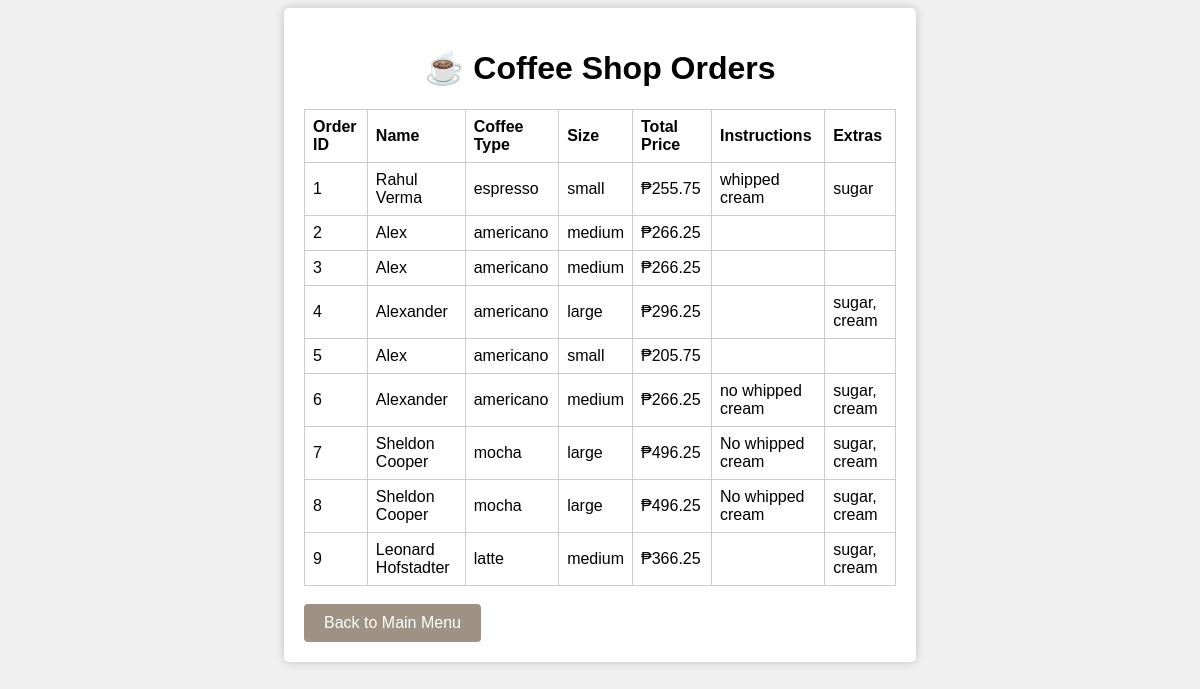
Screenshot of /week-5/pages/show.php with the database file from the repository.
### tables this page shows
CREATE TABLE `orders` (
  `orderID` int(11) NOT NULL,
  `name` varchar(255) NOT NULL,
  `coffeeType` varchar(255) DEFAULT NULL,
  `size` varchar(255) DEFAULT NULL,
  `totalPrice` float DEFAULT NULL,
  `instructions` varchar(255) DEFAULT NULL,
  `extras` varchar(255) DEFAULT NULL
);

### week-5/orders/show_order.php (the view, shortened to what this page needs)
<?php
include "../database/database.php";
try {
    $conn = new PDO("mysql:host=$db_host;dbname=$db_name", $db_username, $db_password);
    $conn->setAttribute(PDO::ATTR_ERRMODE, PDO::ERRMODE_EXCEPTION);
    $stmt = $conn->prepare("SELECT * FROM orders");
    $stmt->execute();
    $results = $stmt->fetchAll();
    foreach ($results as $result) {
        echo "<tr>";
        echo "<td>" . $result['orderID'] . "</td>";
        echo "<td>" . $result['name'] . "</td>";
        echo "<td>" . $result['coffeeType'] . "</td>";
        echo "<td>" . $result['size'] . "</td>";
        echo "<td>₱" . number_format($result['totalPrice'], 2) . "</td>";
        echo "<td>" . $result['instructions'] . "</td>";
        echo "<td>" . $result['extras'] . "</td>";
        echo "</tr>";
    }
} catch (PDOException $e) {
    echo "Error: " . $e->getMessage();
}
?>

### week-5/css/styles.css (style rules this page uses)
body { font-family: Arial, sans-serif; background-color: #f0f0f0; }
th, td { border: 1px solid #ccc; padding: 8px; text-align: left; }

### rows the page displays
orders: orderID "1", name "Rahul Verma", coffeeType "espresso", size "small", totalPrice "255.75", instructions "whipped cream", extras "sugar"
orders: orderID "2", name "Alex", coffeeType "americano", size "medium", totalPrice "266.25"
orders: orderID "3", name "Alex", coffeeType "americano", size "medium", totalPrice "266.25"
orders: orderID "4", name "Alexander", coffeeType "americano", size "large", totalPrice "296.25", extras "sugar, cream"
orders: orderID "5", name "Alex", coffeeType "americano", size "small", totalPrice "205.75"
orders: orderID "6", name "Alexander", coffeeType "americano", size "medium", totalPrice "266.25", instructions "no whipped cream", extras "sugar, cream"
orders: orderID "7", name "Sheldon Cooper", coffeeType "mocha", size "large", totalPrice "496.25", instructions "No whipped cream", extras "sugar, cream"
orders: orderID "8", name "Sheldon Cooper", coffeeType "mocha", size "large", totalPrice "496.25", instructions "No whipped cream", extras "sugar, cream"
orders: orderID "9", name "Leonard Hofstadter", coffeeType "latte", size "medium", totalPrice "366.25", extras "sugar, cream"
